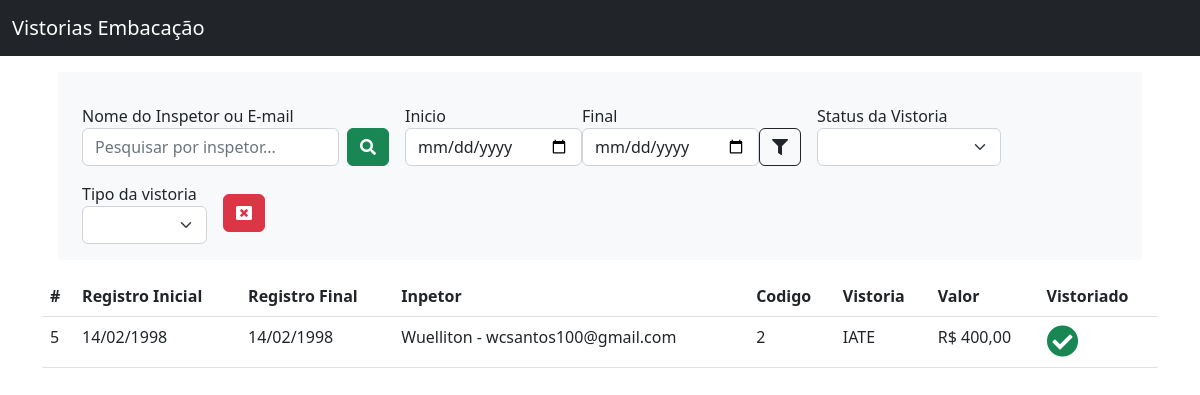
The page /reports/ on the database as committed earlier.
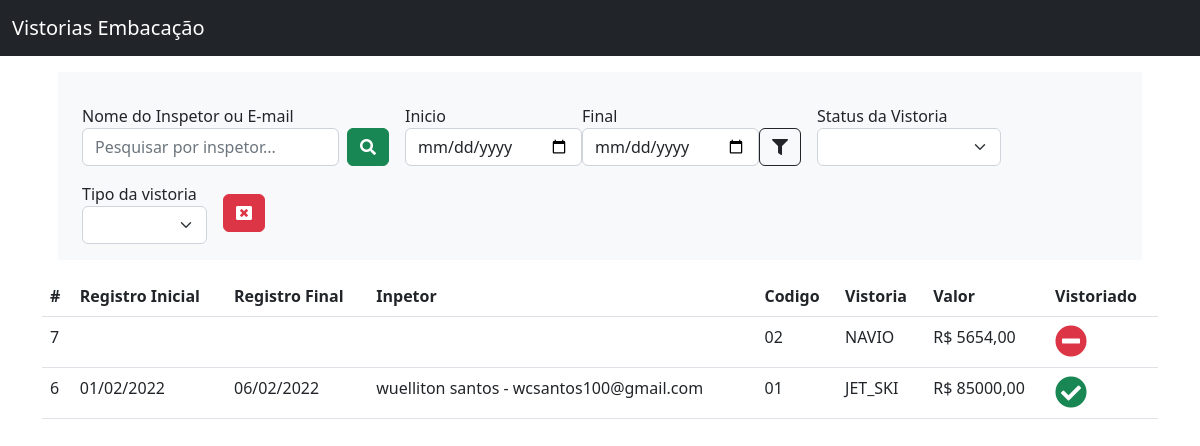
The same page on the database as committed later.
### myapp/models.py (models this page shows, shortened)
class Vistoria(models.Model):
    codigo = models.CharField(max_length=100)
    tipo_item = models.CharField(max_length=100, choices=TipoDeVistoria.choices)
    cep = models.CharField(max_length=8, null=True,  default='00000-000')
    rua = models.CharField(max_length=255, blank=True)
    bairro = models.CharField(max_length=255, blank=True)
    cidade = models.CharField(max_length=255, blank=True)
    estado = models.CharField(max_length=2, blank=True)
    numero = models.CharField(max_length=10, null=True)
    complemento = models.CharField(max_length=255, null=True)
    preco = models.DecimalField(max_digits=10, decimal_places=2)
    esta_vistoriado = models.BooleanField(default=False)
    class Meta:
        verbose_name = 'Vistoria'
        verbose_name_plural = 'Vistorias'
        ordering = ['-id']

class RegistraVistoria(models.Model):
    vistoria = models.ForeignKey(Vistoria, on_delete=models.CASCADE, related_name='reg_vistoria')
    inspetor = models.ForeignKey(Inspetor, on_delete=models.CASCADE)
    dt_inicio = models.DateTimeField('Inicio')
    dt_fim = models.DateTimeField('Fim')
    criado_em = models.DateField(default=datetime.now, blank=True)
    class Meta:
        verbose_name = 'Registrar Vistoria'
        verbose_name_plural = 'Registrar Vistorias'
        ordering = ['-id']

class Inspetor(models.Model):
    nome = models.CharField(max_length=100)
    email = models.EmailField(max_length=200)
    telefone = models.CharField(max_length=15)
    def __str__(self):
        return "{} - {}".format(self.nome, self.email)
    class Meta:
        verbose_name = 'Inspetor'
        verbose_name_plural = 'Inspetores'
        ordering = ['-id']

### myapp/views.py (the view)
# urls.py: path('reports/', views.reports, name='reports'),
def reports(request):
    vistorias = Vistoria.objects.all()
    inspetor = request.GET.get('inspetor')
    get_esta_vistoriado = request.GET.get('esta_vistoriado')
    get_tipo_item = request.GET.get('tipo_item')
    get_dt_inicio = request.GET.get('dt_inicio')
    get_dt_fim = request.GET.get('dt_fim')
    if inspetor:
        vistorias = vistorias.filter(
            Q(reg_vistoria__inspetor__nome__icontains=inspetor) |
            Q(reg_vistoria__inspetor__email__icontains=inspetor)
        )
    if get_esta_vistoriado is not None:
        vistorias = vistorias.filter(esta_vistoriado=get_esta_vistoriado)
    if get_tipo_item:
        vistorias = vistorias.filter(tipo_item=get_tipo_item)
    if get_dt_inicio and get_dt_fim:
        vistorias = vistorias.filter(reg_vistoria__create_at__range=[get_dt_inicio, get_dt_fim])
    return render(request, 'reports.html', {'vistorias': vistorias})

### myapp/templates/reports.html (shortened to what this page needs)
{% extends 'base.html' %}
{% block content %}
<div class="container">
    <div class="row g-3 align-items-center m-3 bg-light p-3">
        <div class="col-auto">
            <label>Nome do Inspetor ou E-mail</label>
            <form class="d-flex" action="{% url 'reports' %}">
                <input name="inspetor" type="search" class="form-control me-2" placeholder="Pesquisar por inspetor..." aria-label="Search">
                <button class="btn btn-success" type="submit"><i class="fas fa-search"></i></button>
            </form>
        </div>
        <div class="col-auto">
            <form class="d-flex align-items-end" action="{% url 'reports' %}">
                <div class="">
                    <label for="">Inicio</label>
                    <input name="dt_inicio" type="date" value="{{request.GET.dt_inicio}}" class="form-control me-2">
                </div>
                <div class="">
                    <label for="">Final</label>
                    <input name="dt_fim" type="date" value="{{request.GET.dt_fim}}" class="form-control me-2">
                </div>
                <div class="">
                    <button class="btn btn-outline-dark" type="submit"><i class="fas fa-filter"></i></button>
                </div>
            </form>
        </div>
        <div class="col-auto">
            <form action="{% url 'reports' %}">
                <label>Status da Vistoria</label>
                <select name="esta_vistoriado" class="form-select" onchange="this.form.submit()">
                    <option></option>
                    <option value="True" {% if request.GET.esta_vistoriado == 'True' %}selected{% endif %}>VISTORIADO</option>
                </select>
            </form>
        </div>
        <div class="col-auto">
            <form class="" action="{% url 'reports' %}">
            <label>Tipo da vistoria</label>
                <select name="tipo_item" class="form-select" onchange="this.form.submit()">
                    <option></option>
                    <option value="LANCHA" {% if request.GET.tipo_item == 'LANCHA' %}selected{% endif %}>LANCHA</option>
                </select>
            </form>
        </div>
        <div class="col-auto">
            <a class="btn btn-danger" href="{% url 'reports' %}"><i class="fas fa-window-close"></i></a>
        </div>
    </div>
    <table class="table">
        <thead>
            <tr>
                <th scope="col">#</th>
                <th scope="col">Registro Inicial</th>
                <th scope="col">Registro Final</th>
                <th scope="col">Inpetor</th>
                <th scope="col">Codigo</th>
                <th scope="col">Vistoria</th>
                <th scope="col">Valor</th>
                <th scope="col">Vistoriado</th>
            </tr>
        </thead>
        <tbody>
            {% for vistoria in vistorias %}
            <tr>
                <td scope="row">{{vistoria.id}}</td>
                <td scope="row">{% for registro in vistoria.reg_vistoria.all %}{{registro.dt_inicio|date:"d/m/Y"}}{% endfor %}</td>
                <td scope="row">{% for registro in vistoria.reg_vistoria.all %}{{registro.dt_fim|date:"d/m/Y"}}{% endfor %}</td>
                <td scope="row">{% for registro in vistoria.reg_vistoria.all %}{{registro.inspetor}}{% endfor %}</td>
                <td scope="row">{{vistoria.codigo}}</td>
                <td scope="row">{{vistoria.tipo_item}}</td>
                <td scope="row">R$ {{vistoria.preco}}</td>
                <td scope="row">
                    {% if vistoria.esta_vistoriado == True %}
                    <i class="fas fa-check-circle fa-2x link-success"></i>
                    {% else %}
                    <i class="fas fa-minus-circle fa-2x link-danger"></i>
                    {% endif %}
                </td>
            </tr>
            {% endfor %}
        </tbody>
    </table>
</div>
{% endblock %}

### base/templates/base.html (shortened to what this page needs)
{% load static %}
<!DOCTYPE html>
<html lang="pt-BR">
<head>
	<link href="https://cdn.jsdelivr.net/npm/bootstrap@5.2.3/dist/css/bootstrap.min.css" rel="stylesheet">
	<link rel="stylesheet" href="https://use.fontawesome.com/releases/v5.15.4/css/all.css"/>
    <link rel="stylesheet" href="{% static 'css/style.css' %}">
</head>
<body>
	{% include 'navbar.html' %}
	{% block content %}
	{% endblock %}
</body>
</html>

### base/templates/navbar.html (shortened to what this page needs)
<nav class="navbar navbar-expand-lg navbar-dark bg-dark">
    <div class="container-fluid">
        <a class="navbar-brand" >Vistorias Embacação</a>
        <div class="collapse navbar-collapse" id="navbarTogglerDemo03">
        </div>
    </div>
</nav>

Rows that differ between the two databases and show on the page:
removed Vistoria: id "5", codigo "2", tipo_item "IATE", preco "400,00", esta_vistoriado True (drawn)
removed RegistraVistoria: dt_inicio "14/02/1998", dt_fim "14/02/1998", inspetor "Wuelliton - wcsantos100@gmail.com"
added Vistoria: id "7", codigo "02", tipo_item "NAVIO", preco "5654,00", esta_vistoriado False (drawn)
added Vistoria: id "6", codigo "01", tipo_item "JET_SKI", preco "85000,00", esta_vistoriado True (drawn)
added RegistraVistoria: dt_inicio "01/02/2022", dt_fim "06/02/2022", inspetor "wuelliton santos - wcsantos100@gmail.com"
